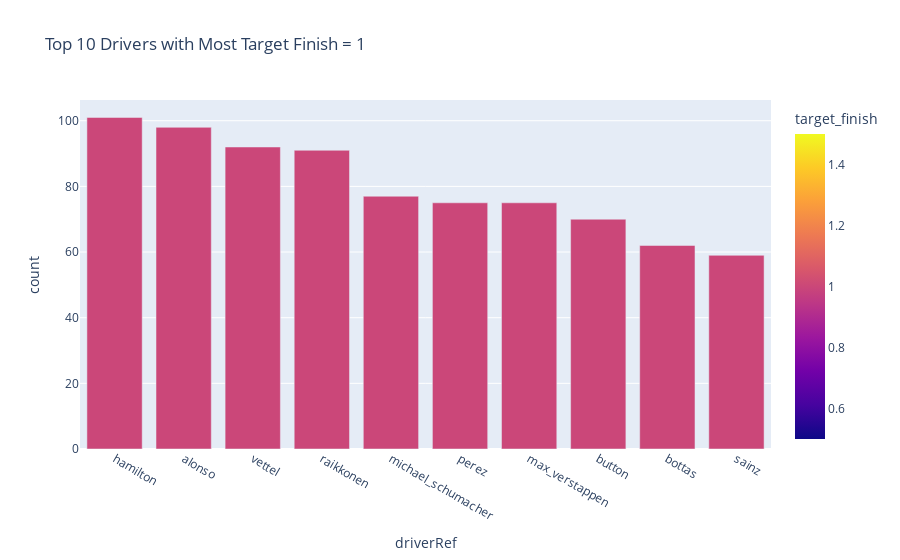
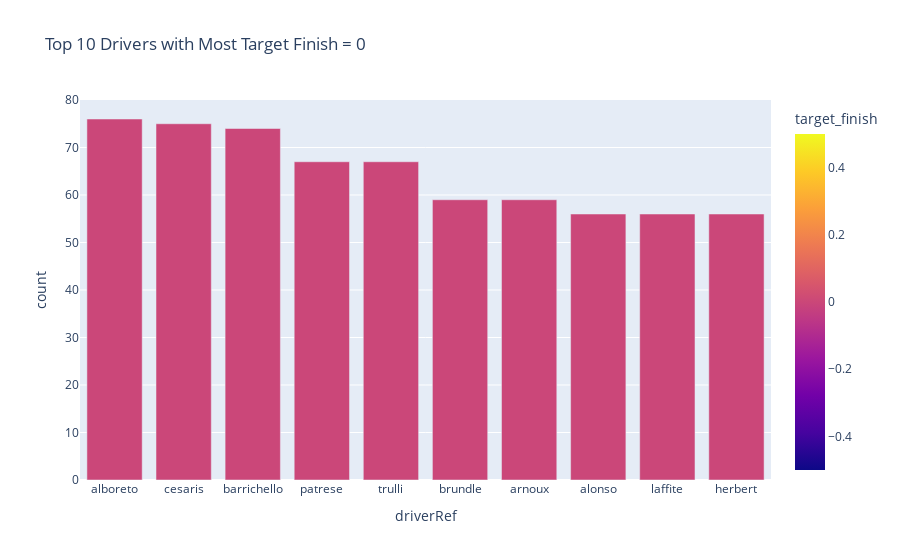

Notebook code for these charts, in order:
### Code cell
driver_target_counts = df.groupby(['driverRef', 'target_finish']).size().reset_index(name='count')

top_1s = (driver_target_counts[driver_target_counts['target_finish'] == 1]
          .sort_values(by='count', ascending=False)
          .head(10))

top_0s = (driver_target_counts[driver_target_counts['target_finish'] == 0]
          .sort_values(by='count', ascending=False)
          .head(10))

fig1 = px.bar(top_1s, x='driverRef', y='count', color='target_finish',
              title='Top 10 Drivers with Most Target Finish = 1')
fig1.show()

fig2 = px.bar(top_0s, x='driverRef', y='count', color='target_finish',
              title='Top 10 Drivers with Most Target Finish = 0')
fig2.show()

### Figure 1 — Plotly figure (JSON) as saved in the notebook; plotly's stock layout.template omitted (floating-point values rounded to 4 significant figures)
{"data": [{"hovertemplate": "driverRef=%{x}<br>count=%{y}<br>target_finish=%{marker.color}<extra></extra>", "legendgroup": "", "marker": {"color": [1, 1, 1, 1, 1, 1, 1, 1, 1, 1], "coloraxis": "coloraxis", "pattern": {"shape": ""}}, "name": "", "orientation": "v", "showlegend": false, "textposition": "auto", "type": "bar", "x": ["hamilton", "alonso", "vettel", "raikkonen", "michael_schumacher", "perez", "max_verstappen", "button", "bottas", "sainz"], "xaxis": "x", "y": [101, 98, 92, 91, 77, 75, 75, 70, 62, 59], "yaxis": "y"}], "layout": {"barmode": "relative", "coloraxis": {"colorbar": {"title": {"text": "target_finish"}}, "colorscale": [[0, "#0d0887"], [0.1111, "#46039f"], [0.2222, "#7201a8"], [0.3333, "#9c179e"], [0.4444, "#bd3786"], [0.5556, "#d8576b"], [0.6667, "#ed7953"], [0.7778, "#fb9f3a"], [0.8889, "#fdca26"], [1, "#f0f921"]]}, "legend": {"tracegroupgap": 0}, "title": {"text": "Top 10 Drivers with Most Target Finish = 1"}, "xaxis": {"anchor": "y", "domain": [0, 1], "title": {"text": "driverRef"}}, "yaxis": {"anchor": "x", "domain": [0, 1], "title": {"text": "count"}}}}

### Figure 2 — Plotly figure (JSON) as saved in the notebook; plotly's stock layout.template omitted (floating-point values rounded to 4 significant figures)
{"data": [{"hovertemplate": "driverRef=%{x}<br>count=%{y}<br>target_finish=%{marker.color}<extra></extra>", "legendgroup": "", "marker": {"color": [0, 0, 0, 0, 0, 0, 0, 0, 0, 0], "coloraxis": "coloraxis", "pattern": {"shape": ""}}, "name": "", "orientation": "v", "showlegend": false, "textposition": "auto", "type": "bar", "x": ["alboreto", "cesaris", "barrichello", "patrese", "trulli", "brundle", "arnoux", "alonso", "laffite", "herbert"], "xaxis": "x", "y": [76, 75, 74, 67, 67, 59, 59, 56, 56, 56], "yaxis": "y"}], "layout": {"barmode": "relative", "coloraxis": {"colorbar": {"title": {"text": "target_finish"}}, "colorscale": [[0, "#0d0887"], [0.1111, "#46039f"], [0.2222, "#7201a8"], [0.3333, "#9c179e"], [0.4444, "#bd3786"], [0.5556, "#d8576b"], [0.6667, "#ed7953"], [0.7778, "#fb9f3a"], [0.8889, "#fdca26"], [1, "#f0f921"]]}, "legend": {"tracegroupgap": 0}, "title": {"text": "Top 10 Drivers with Most Target Finish = 0"}, "xaxis": {"anchor": "y", "domain": [0, 1], "title": {"text": "driverRef"}}, "yaxis": {"anchor": "x", "domain": [0, 1], "title": {"text": "count"}}}}
